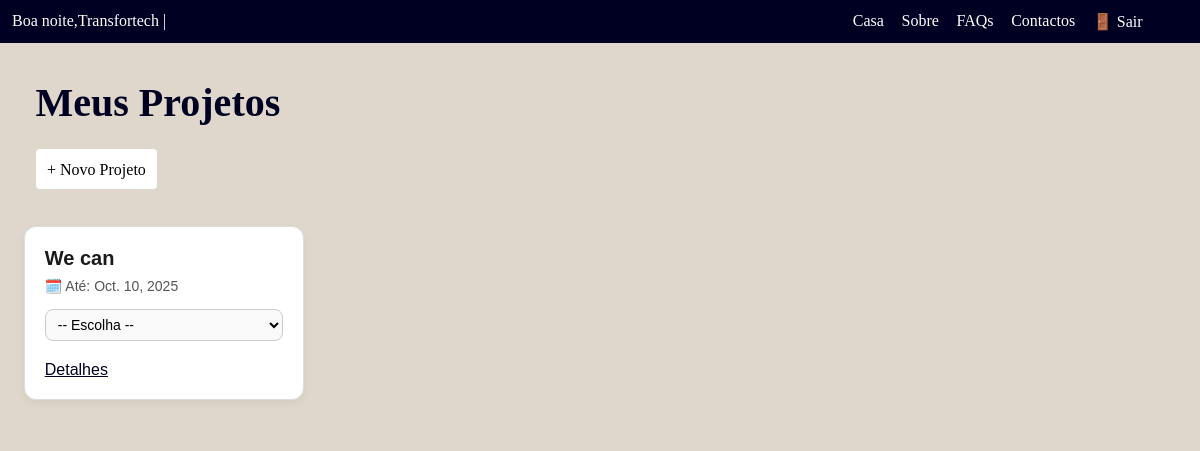
Page /dashborad (signed in) on the earlier database version.
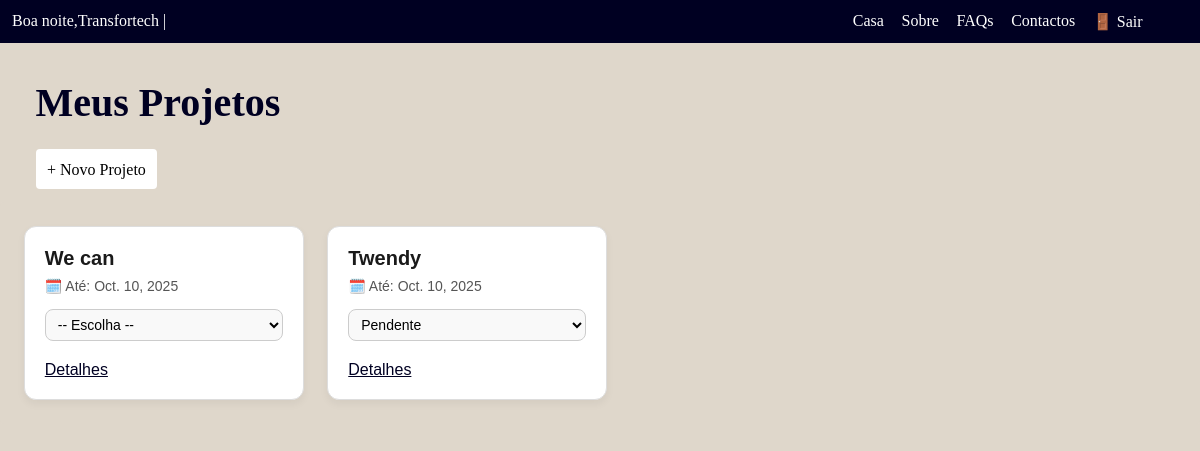
Same page on the later database version.
### projetos/models.py (models this page shows, shortened)
class Projeto(models.Model):
    nome = models.CharField(max_length=100)
    descricao = models.TextField()
    deadline = models.DateField()
    criado_por = models.ForeignKey(User, on_delete=models.CASCADE)
    criado_em = models.DateTimeField(auto_now_add=True)

### projetos/views.py (the view)
# urls.py: path('dashborad', views.dashboard, name='dashboard'),
@login_required
def dashboard(request):
    projetos = Projeto.objects.filter(criado_por=request.user)
    return render(request, 'projetos/dashboard.html', {'projetos': projetos})

### projetos/templates/projetos/dashboard.html (shortened to what this page needs)
{% extends 'base.html' %}
{% block content %}
<header>
  <h2>Meus Projetos</h2>
    <a class="btn-Adddep" href="{% url 'novo_projeto' %}">+ Novo Projeto</a>
</header>
<section class="sec-pri" id="sec-pri">
  {% for projeto in projetos %}
            <div class="projeto">
                <h3>{{ projeto.nome }}</h3>
                <p class="deadline">🗓️ Até: {{ projeto.deadline }}</p>
                <select id="meuSelect" >
                    <option>Pendente</option>
                </select>
                <div class="botoes">
                    <a class="btn-det" href="{% url 'detalhes_projeto' projeto.id %}">Detalhes</a>
                </div>
            </div>
  {% empty %}
    <li>Nenhum projeto encontrado.</li>
  {% endfor %}
</section>
{% endblock %}

### usuarios/templates/base.html (shortened to what this page needs)
<!DOCTYPE html>
<html lang="pt-br">
<head>
</head>
<body>
  <nav>
    {% if user.is_authenticated %}
      <div>
        <p id="hour" ></p><span>  {{ user.username }} |</span>
      </div>
    {% endif %}
    <div class="link">
      <a href="{% url 'dashboard' %}">Casa</a>
      <a href="{% url 'sobre' %}" >Sobre</a>
      <a href="{% url 'faqs' %}" >FAQs</a>
      <a href="{% url 'contactos' %}" >Contactos</a>
      <a href="{% url 'logout' %}">🚪 Sair</a>
    </div>
  </nav>
  {% block content %}{% endblock %}
</body>
</html>

### projetos/templates/projetos/dashboard.html (style rules this page uses)
header { padding:1%; margin:1%; }
header h2 { padding:1%; font-size:40px; margin-bottom:2%; color:#002; }
.btn-Adddep { margin:1%; background-color: #fff; border: none; border-radius:4px; color: black; padding:1%; text-decoration:none; }
.btn-det { color:#002; }
section { display: flex; background-color:#dfd7cb; border-radius: 4px; padding: 1%; margin-bottom: 2%; flex-wrap: wrap; }
.projeto { background: #ffffff; border: 1px solid #ddd; border-radius: 12px; padding: 20px; width: 280px; box-shadow: 0 4px 8px rgba(0,0,0,0.05); transition: 0.3s ease; font-family: "Poppins", sans-serif; margin: 1%; }
.projeto h3 { color: #1a1a1a; margin-bottom: 8px; font-size: 20px; }
.projeto p { color: #555; margin: 5px 0; font-size: 14px; }
.projeto select { width: 100%; padding: 6px 8px; margin: 10px 0; border: 1px solid #ccc; border-radius: 8px; font-size: 14px; cursor: pointer; background-color: #f9f9f9; transition: 0.3s; }
.botoes { display: flex; justify-content: space-between; margin-top: 10px; }

### usuarios/templates/base.html (style rules this page uses)
* { margin:0; padding:0; box-sizing:border-box; }
body { background-color:#dfd7cb; }
nav { display:flex; background:#002; padding:1%; color:#fff; width:100%; }
nav a { color:#fff; }
nav div { flex:70; display:flex; }
nav .link { flex:30; }
.link a { margin-left:5%; text-decoration:none; }

Differences in the rows shown:
added Projeto: nome "Twendy", deadline "Oct. 10, 2025"
